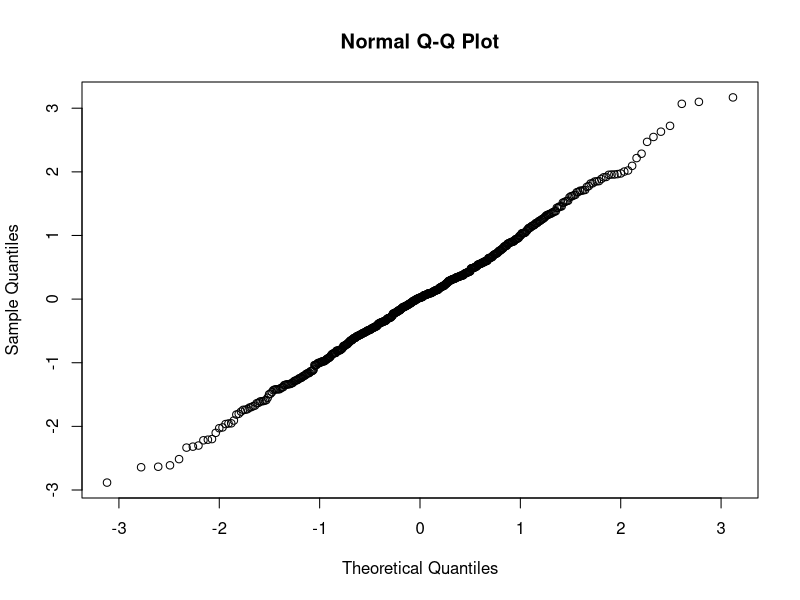
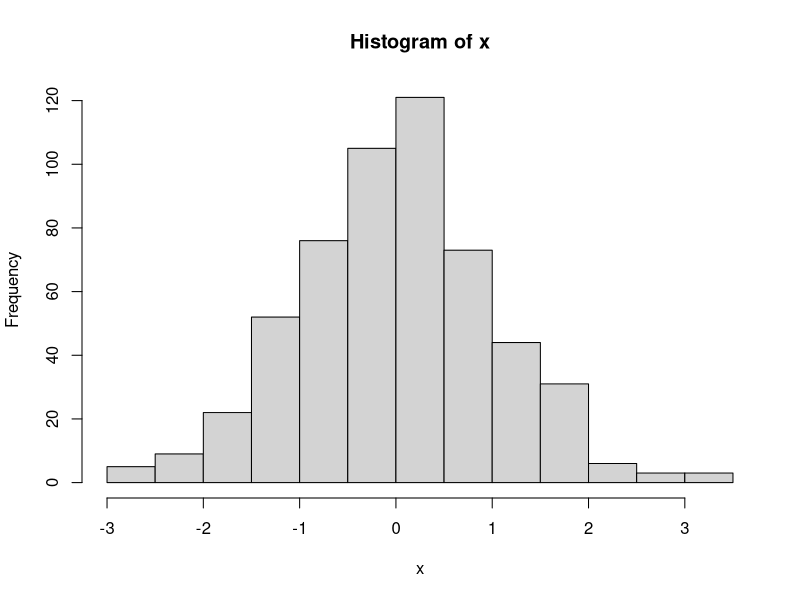

Source code (R) for these figures, in order:
lambda <- .5

#Muestrear la mitad de una distribucion normal
fn<-function(x){2/sqrt(2*pi)*exp(-(x^2)/2)}
g<-function(x,lambda)lambda*exp(-x*lambda)
c<-sqrt(2/(pi*lambda^2))*exp((lambda^2)/2)

#Algoritmo
lambda<-1
x<-numeric()
for (i in 1:1000) {
  u1<-runif(1)
y<-(-lambda*log(u1))
u2<-runif(1)
x<-append(x,if(u2*c*g(y,lambda=lambda) <= fn(y)){y})
}
x
#Recordar que esta es una media normal


#Si quisieramos simular una normal
lambda<-1
x<-numeric()
for (i in 1:1000) {
  u1<-runif(1)
  y<-(-lambda*log(u1))
  u2<-runif(1)
  signo<-ifelse(runif(1)<0.5,-1,1)
  x<-append(x,if(u2*c*g(y,lambda=lambda) <= fn(y)){signo*y})
}
x


qqnorm(x)
hist(x)
ks.test(x,"pnorm")